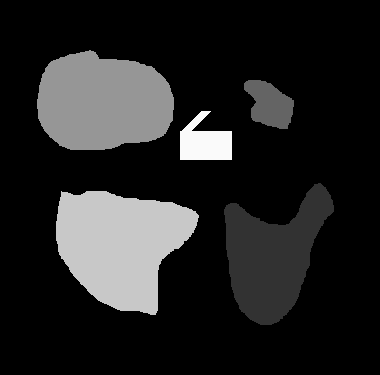
%> input picture jupyter/week02/HW_toyobjects_Gray/HW_toyobjects_Gray.bmp, 380 x 375 px; the run also reads 2 pictures not shown here
$ octave image_inspector.m   (GNU Octave 9; MATLAB toolbox functions it lacks are replaced by stand-ins)
%> lines starting %> are read from the running program, lines starting %| are printed output that depends on the picture
clc;
clear;
close all;

% Read images
Img_RAW = imread('HW_toyobjects_Gray/HW_toyobjects_Gray.bmp');
%> Img_RAW is the input picture: size 375x380 uint8; min 0, max 250, mean 35.4
Img_JPG = imread('HW_toyobjects_Gray/HW_toyobjects_index.jpg');
[Img_BMP, map] = imread('HW_toyobjects_Gray/HW_toyobjects_index.bmp');
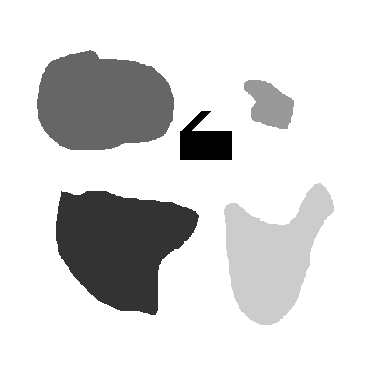
%> Img_BMP: size 375x380 uint8; min 0, max 5, mean 4.29; drawn with min black and max white
%> map = [0.98 0.98 0.98; 0.784 0.784 0.784; 0.588 0.588 0.588; 0.392 0.392 0.392; 0.196 0.196 0.196; 0 0 0]

figure;

subplot(1,3,1);
imshow(Img_RAW);
axis on
title('Raw Grayscale');

subplot(1,3,2);
imshow(Img_JPG);
axis on
title('JPEG Image');

subplot(1,3,3);
imshow(Img_BMP, map);
axis on
title('BMP Image');

% Enable interactive tools
zoom on;
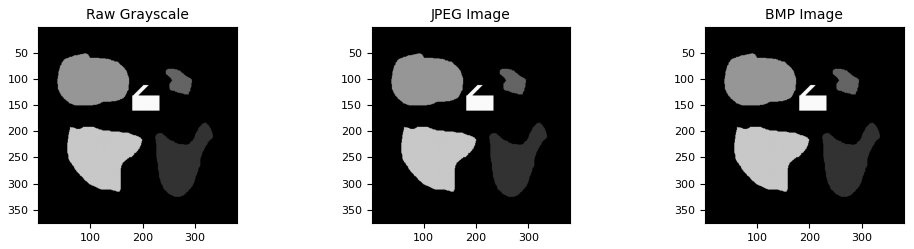
%> figure redrawn from the program's plot data, 3 panels
